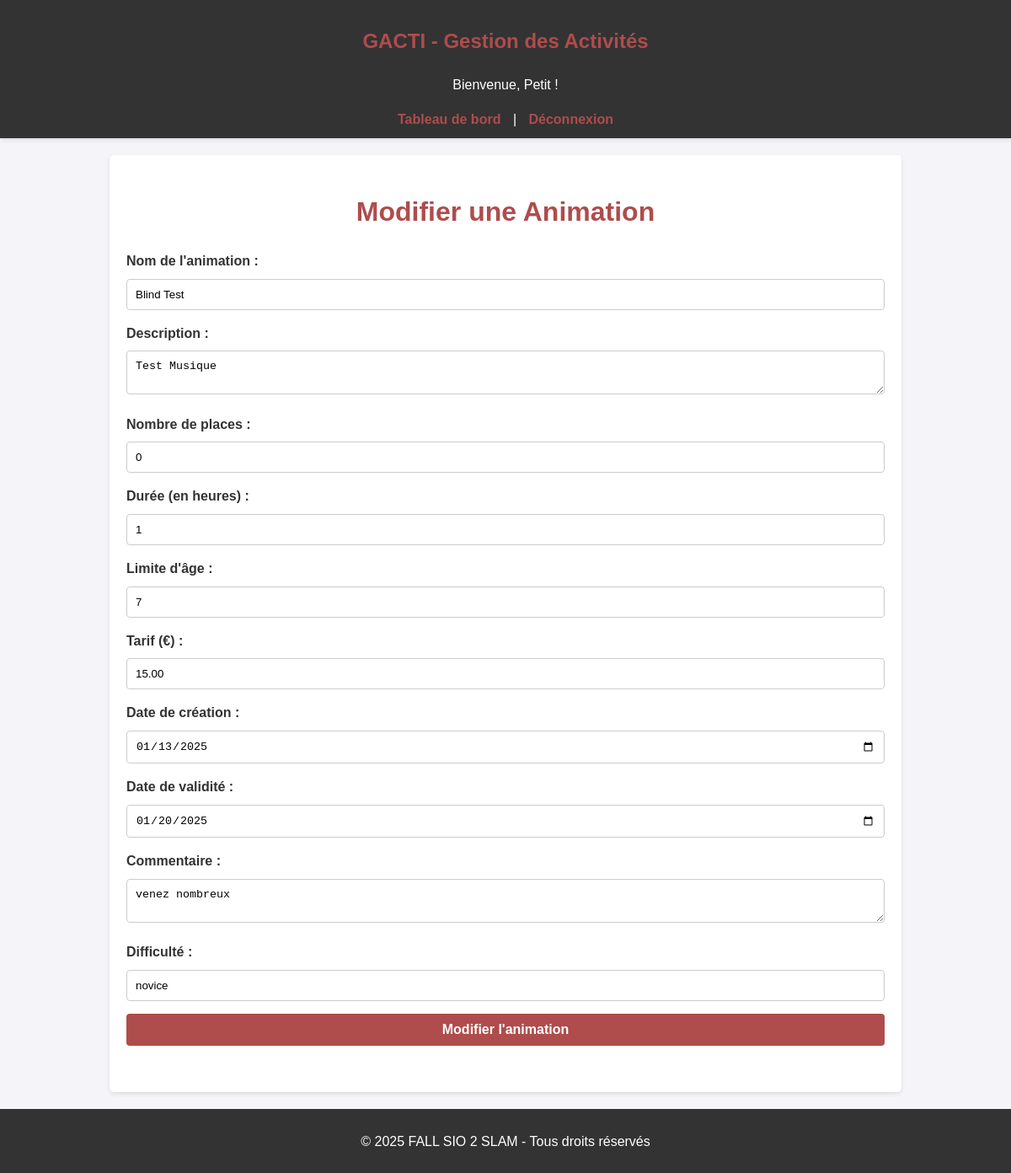
/pages/edit_animation.php?codeanim=CULT001 (signed in), run on the app's committed database.
### tables this page shows
CREATE TABLE `animation` (
  `CODEANIM` char(8) NOT NULL,
  `CODETYPEANIM` char(5) NOT NULL,
  `NOMANIM` char(40) DEFAULT NULL,
  `DATECREATIONANIM` date DEFAULT NULL,
  `DATEVALIDITEANIM` date DEFAULT NULL,
  `DUREEANIM` double(5,0) DEFAULT NULL,
  `LIMITEAGE` int DEFAULT NULL,
  `TARIFANIM` decimal(7,2) DEFAULT NULL,
  `NBREPLACEANIM` int DEFAULT NULL,
  `DESCRIPTANIM` char(250) DEFAULT NULL,
  `COMMENTANIM` char(250) DEFAULT NULL,
  `DIFFICULTEANIM` char(40) DEFAULT NULL
);

### pages/edit_animation.php (the view, shortened to what this page needs)
<?php
include('../config.php');
$codeAnim = $_GET['codeanim'];
try {
    $stmt = $pdo->prepare("SELECT * FROM ANIMATION WHERE CODEANIM = :codeanim");
    $stmt->execute(['codeanim' => $codeAnim]);
    $animation = $stmt->fetch(PDO::FETCH_ASSOC);
} catch (PDOException $e) {
    die("Erreur lors de la récupération de l'animation : " . $e->getMessage());
}
?>
<?php include('../includes/header.php'); ?>
<h1>Modifier une Animation</h1>
<form method="POST" action="">
    <label for="nomanim">Nom de l'animation :</label>
    <input type="text" name="nomanim" id="nomanim" value="<?= htmlspecialchars($animation['NOMANIM']); ?>" required>
    <label for="descriptanim">Description :</label>
    <textarea name="descriptanim" id="descriptanim" required><?= htmlspecialchars($animation['DESCRIPTANIM']); ?></textarea>
    <label for="nbreplaceanim">Nombre de places :</label>
    <input type="number" name="nbreplaceanim" id="nbreplaceanim" value="<?= htmlspecialchars($animation['NBREPLACEANIM']); ?>" required>
    <label for="dureeanime">Durée (en heures) :</label>
    <input type="number" name="dureeanime" id="dureeanime" step="0.1" value="<?= htmlspecialchars($animation['DUREEANIM']); ?>" required>
    <label for="limiteage">Limite d'âge :</label>
    <input type="number" name="limiteage" id="limiteage" value="<?= htmlspecialchars($animation['LIMITEAGE']); ?>" required>
    <label for="tarifanim">Tarif (€) :</label>
    <input type="number" name="tarifanim" id="tarifanim" step="0.01" value="<?= htmlspecialchars($animation['TARIFANIM']); ?>" required>
    <label for="datecreationanim">Date de création :</label>
    <input type="date" name="datecreationanim" id="datecreationanim" value="<?= htmlspecialchars($animation['DATECREATIONANIM']); ?>" required>
    <label for="datevaliditeanim">Date de validité :</label>
    <input type="date" name="datevaliditeanim" id="datevaliditeanim" value="<?= htmlspecialchars($animation['DATEVALIDITEANIM']); ?>" required>
    <label for="commentanim">Commentaire :</label>
    <textarea name="commentanim" id="commentanim"><?= htmlspecialchars($animation['COMMENTANIM']); ?></textarea>
    <label for="difficulteanim">Difficulté :</label>
    <input type="text" name="difficulteanim" id="difficulteanim" value="<?= htmlspecialchars($animation['DIFFICULTEANIM']); ?>">
    <button type="submit">Modifier l'animation</button>
</form>
<?php include('../includes/footer.php'); ?>

### style.css (style rules this page uses)
body { font-family: Arial, sans-serif; margin: 0; padding: 0; background-color: #f4f4f9; color: #333; line-height: 1.6; }
h1, h2, h3 { text-align: center; color: #af4c4c; margin-bottom: 20px; }
form { margin: 20px 0; }
form label { display: block; margin-bottom: 8px; font-weight: bold; }
form input, form select, form textarea, form button { width: 100%; padding: 10px; margin-bottom: 15px; border: 1px solid #ccc; border-radius: 4px; box-sizing: border-box; }
form button { background-color: #af4c4c; color: white; border: none; cursor: pointer; font-size: 16px; font-weight: bold; }
button { padding: 10px 20px; font-size: 16px; cursor: pointer; background-color: #af4c4c; color: white; border: none; border-radius: 4px; transition: background-color 0.3s; }

### data on the page
animation: nomanim "Blind Test", descriptanim "Test Musique", nbreplaceanim "0", dureeanime "1", limiteage "7", tarifanim "15.00", datecreationanim "01/13/2025", datevaliditeanim "01/20/2025", commentanim "venez nombreux", difficulteanim "novice"

### other printed values
$_SESSION['username'] "Petit"
